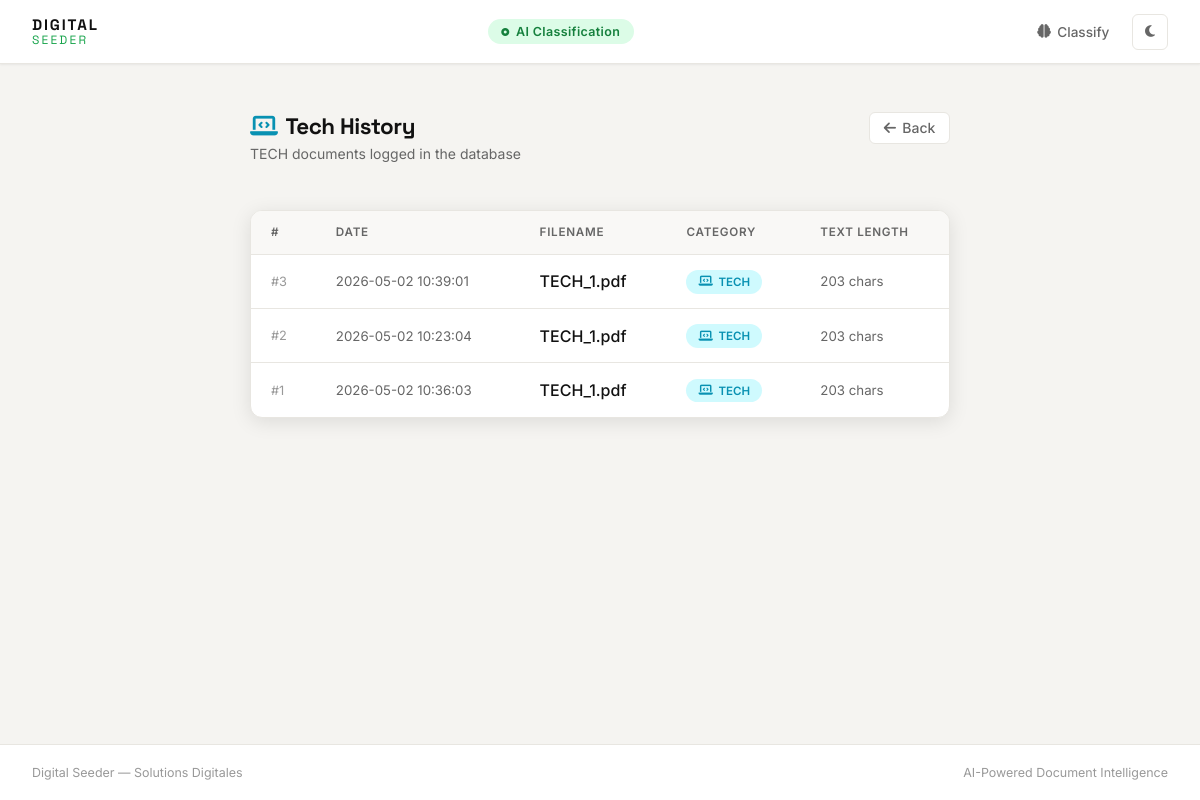
/tech-history, run on an earlier commit of the app's database.
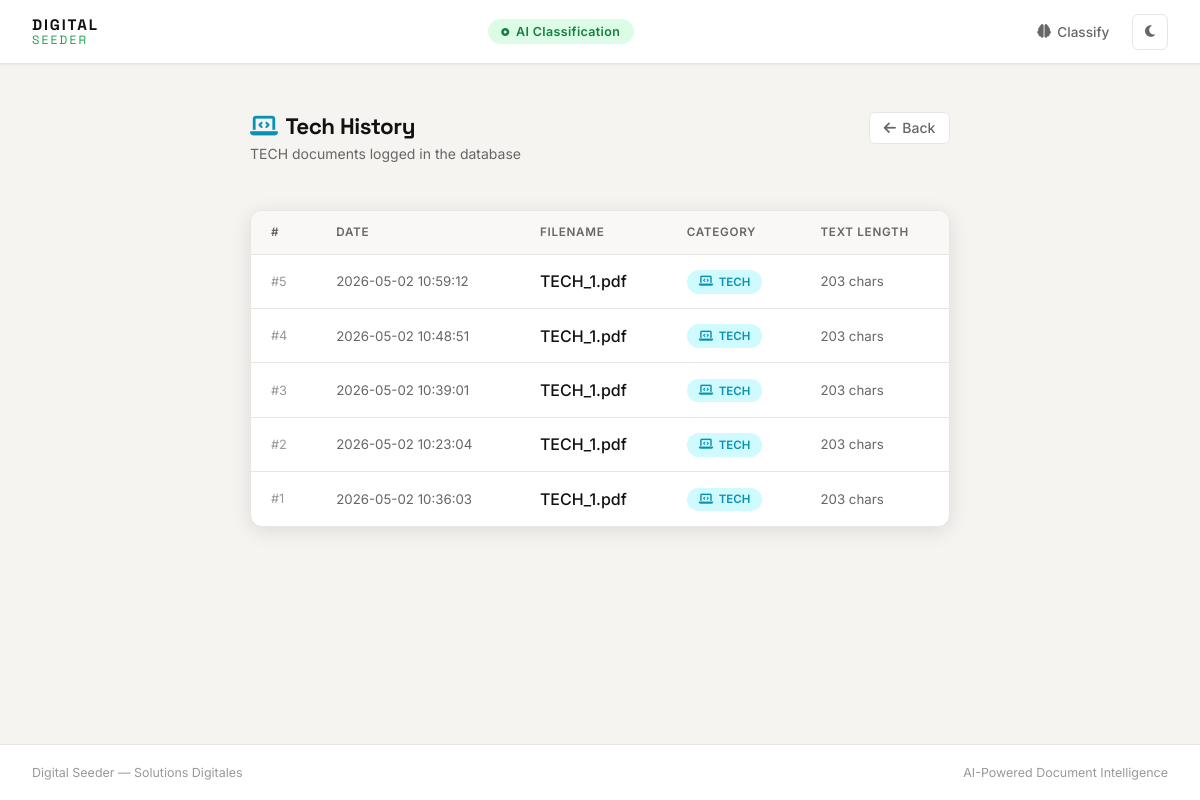
And on a later commit of the database.
### tables this page shows
CREATE TABLE tech_logs (
                id INTEGER PRIMARY KEY AUTOINCREMENT,
                filename TEXT NOT NULL,
                category TEXT NOT NULL,
                date TEXT NOT NULL,
                extracted_text_length INTEGER NOT NULL
            );

### app/routes.py (the view)
@bp.route('/tech-history')
def tech_history():
    from app.database import get_tech_logs
    logs = get_tech_logs(current_app)
    return render_template('tech_history.html', logs=logs)

### app/database.py (called while the page is built)
def get_db_connection(app):
    conn = sqlite3.connect(app.config['DATABASE_PATH'])
    conn.row_factory = sqlite3.Row
    return conn

def get_tech_logs(app):
    conn = get_db_connection(app)
    logs = conn.execute('SELECT * FROM tech_logs ORDER BY id DESC').fetchall()
    conn.close()
    return [dict(ix) for ix in logs]

### app/templates/tech_history.html (shortened to what this page needs)
<!DOCTYPE html>
<html lang="en" data-theme="light">
<head>
    <link rel="stylesheet" href="https://cdnjs.cloudflare.com/ajax/libs/font-awesome/6.5.0/css/all.min.css">
    <link rel="stylesheet" href="{{ url_for('static', filename='css/style.css') }}">
</head>
<body>
<nav class="navbar">
    <a href="{{ url_for('main.index') }}" class="navbar-brand">
        <div class="navbar-wordmark" id="logo-text">
            <span class="wordmark-digital">DIGITAL</span>
            <span class="wordmark-seeder">SEEDeR</span>
        </div>
    </a>
    <div class="navbar-center">
        <span class="nav-pill"><i class="fa-solid fa-circle-dot pulse-dot"></i> AI Classification</span>
    </div>
    <div class="navbar-right">
        <a href="{{ url_for('main.index') }}" class="nav-link">
            <i class="fa-solid fa-brain"></i> Classify
        </a>
        <button class="theme-toggle" id="theme-toggle" aria-label="Toggle theme">
            <i class="fa-solid fa-moon" id="theme-icon"></i>
        </button>
    </div>
</nav>
<main class="page-main">
    <div class="result-view">
        <div class="header-with-back">
            <div>
                <h2 style="font-family:'Space Grotesk',sans-serif;font-size:1.4rem;font-weight:700;letter-spacing:-0.02em;">
                    <i class="fa-solid fa-laptop-code" style="color:var(--c-tech);margin-right:0.5rem;"></i>Tech History
                </h2>
                <p style="color:var(--text-muted);font-size:0.875rem;margin-top:0.25rem;">TECH documents logged in the database</p>
            </div>
            <a href="{{ url_for('main.index') }}" class="btn-back">
                <i class="fa-solid fa-arrow-left"></i> Back
            </a>
        </div>
        <section class="table-container">
            <table class="history-table">
                <thead>
                    <tr>
                        <th>#</th>
                        <th>Date</th>
                        <th>Filename</th>
                        <th>Category</th>
                        <th>Text Length</th>
                    </tr>
                </thead>
                <tbody>
                    {% for log in logs %}
                    <tr>
                        <td style="color:var(--text-light);font-size:0.8rem;">#{{ log.id }}</td>
                        <td style="font-size:0.83rem;color:var(--text-muted);">{{ log.date }}</td>
                        <td style="font-weight:500;">{{ log.filename }}</td>
                        <td>
                            <span class="c-chip c-tech" style="font-size:0.72rem;">
                                <i class="fa-solid fa-laptop-code"></i> {{ log.category }}
                            </span>
                        </td>
                        <td style="color:var(--text-muted);font-size:0.83rem;">{{ log.extracted_text_length }} chars</td>
                    </tr>
                    {% endfor %}
                </tbody>
            </table>
        </section>
    </div>
</main>
<footer class="site-footer">
    <span>Digital Seeder — Solutions Digitales</span>
    <span>AI-Powered Document Intelligence</span>
</footer>
</body>
</html>

What changed in the data, as far as the page shows it:
added tech_logs: id "5", date "2026-05-02 10:59:12", filename "TECH_1.pdf", category "TECH", extracted_text_length "203"
added tech_logs: id "4", date "2026-05-02 10:48:51", filename "TECH_1.pdf", category "TECH", extracted_text_length "203"
